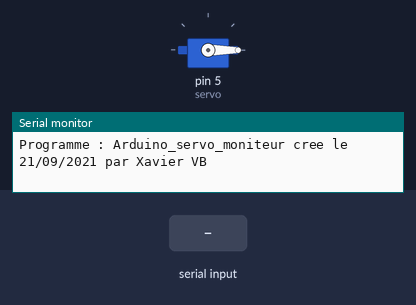
This sketch was run on a simulated Arduino Uno, built with avr-gcc and run on an emulated ATmega328P. Shown: servo, the last lines printed to the serial monitor. The inputs (shaded band) are chosen by the test bench.

Above: at 1.2 s.
1.3 s: "90,45\n" received over Serial
At 1.9 s:
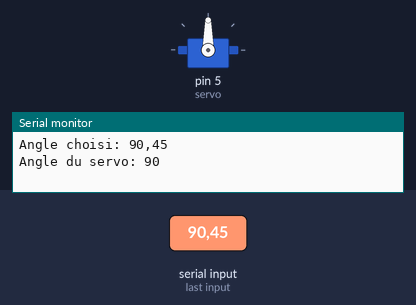
2.8 s: "200\n" received over Serial
At 4.0 s:
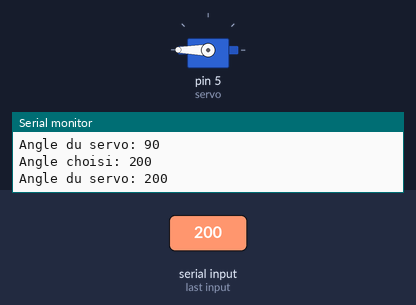
4.3 s: "30,150\n" received over Serial
At 5.5 s:
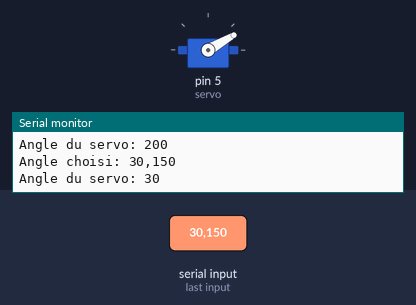
5.8 s: "90\n" received over Serial
At 6.3 s:
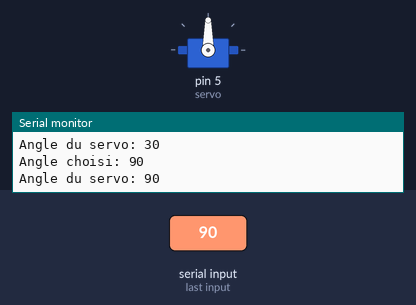
Timing chart, 0 to 8.3 s (numbered marks = the images above; inputs shaded):
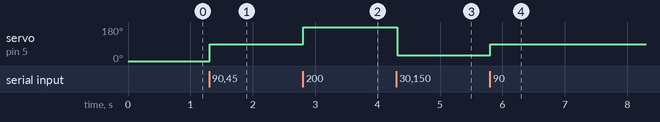

The sketch:

Arduino_servo_moniteur.ino
```cpp
// Auteur du Programme : MisterXav
// Programme écrit le : 21/09/2021
// Fonctionnel le : 23/09/2021


// ////////////////////  PRESENTATION DU PROGRAMME ////////////////////

// -------- Que fait ce programme ? ---------
// Ce programme permet de commander l'angle d'un servo moteur a l'aide d'un caractère envoyé dans le moniteur série

// --- Fonctionnalités utilisées ---

// /////////////////////////////// 1. Entête déclarative ///////////////////////
// A ce niveau sont déclarées les librairies incluses, les constantes, les variables, les objets utiles...

// --- Inclusion des librairies ---
#include <Servo.h>

// --- Déclaration des constantes ---
Servo servo; // On crée l'objet "servo"

int Angle = 0; // Valeur que le servo devra récupérer pour se positionner
String readSerial;

// ////////////////////////// 2. FONCTION SETUP = Code d'initialisation //////////////////////////
// La fonction setup() est exécutée en premier et 1 seule fois, au démarrage du programme

void setup()   { // debut de la fonction setup()

// --- ici instructions à exécuter 1 seule fois au démarrage du programme ---

servo.attach(5); // Port du servo moteur
Serial.begin(9600); // Démmarrage liaison série
servo.write(0); //Position du servo sur 0°
Serial.println("Programme : Arduino_servo_moniteur cree le 21/09/2021 par Xavier VB"); // Indication du programme dans la carte arduino

} // fin de la fonction setup()
// ********************************************************************************


////////////////////////////////// 3. FONCTION LOOP = Boucle sans fin = coeur du programme //////////////////
// la fonction loop() s'exécute sans fin en boucle aussi longtemps que l'Arduino est sous tension

void loop(){ // debut de la fonction loop()
// --- ici instructions à exécuter par le programme principal en boucle ---
  while (Serial.available()) { //On regarde le moniteur série
    char serialChar = Serial.read(); //On récupère la valeur reçue
    readSerial += serialChar; //On prend bien tout les caractères reçu
    delay(2);   // On attend un court instant, que l'opération se termine
  }

  if (readSerial.length() >0) { // Valeur au dessus de 0
    Serial.print("Angle choisi: ");
    Serial.println(readSerial); // On indique la position choisi
    Angle = readSerial.toInt();
    readSerial = ""; // On reset la valeur readSerial
    servo.write(Angle); // On fait tourner le servo a sa position demandé
    Serial.print("Angle du servo: ");
    Serial.println(Angle); // On indique la position du servo
  }

} // fin de la fonction loop() - le programme recommence au début de la fonction loop sans fin
// ********************************************************************************

// ////////////////////////// Fin du programme ////////////////////
```

Measured:
- after the input at 1.3 s, servo on pin 5 (servo): 0° → 90° at once
- after the input at 2.8 s, servo on pin 5 (servo): 90° → 180° at once
- after the input at 4.3 s, servo on pin 5 (servo): 180° → 30° at once
- after the input at 5.8 s, servo on pin 5 (servo): 30° → 90° at once
